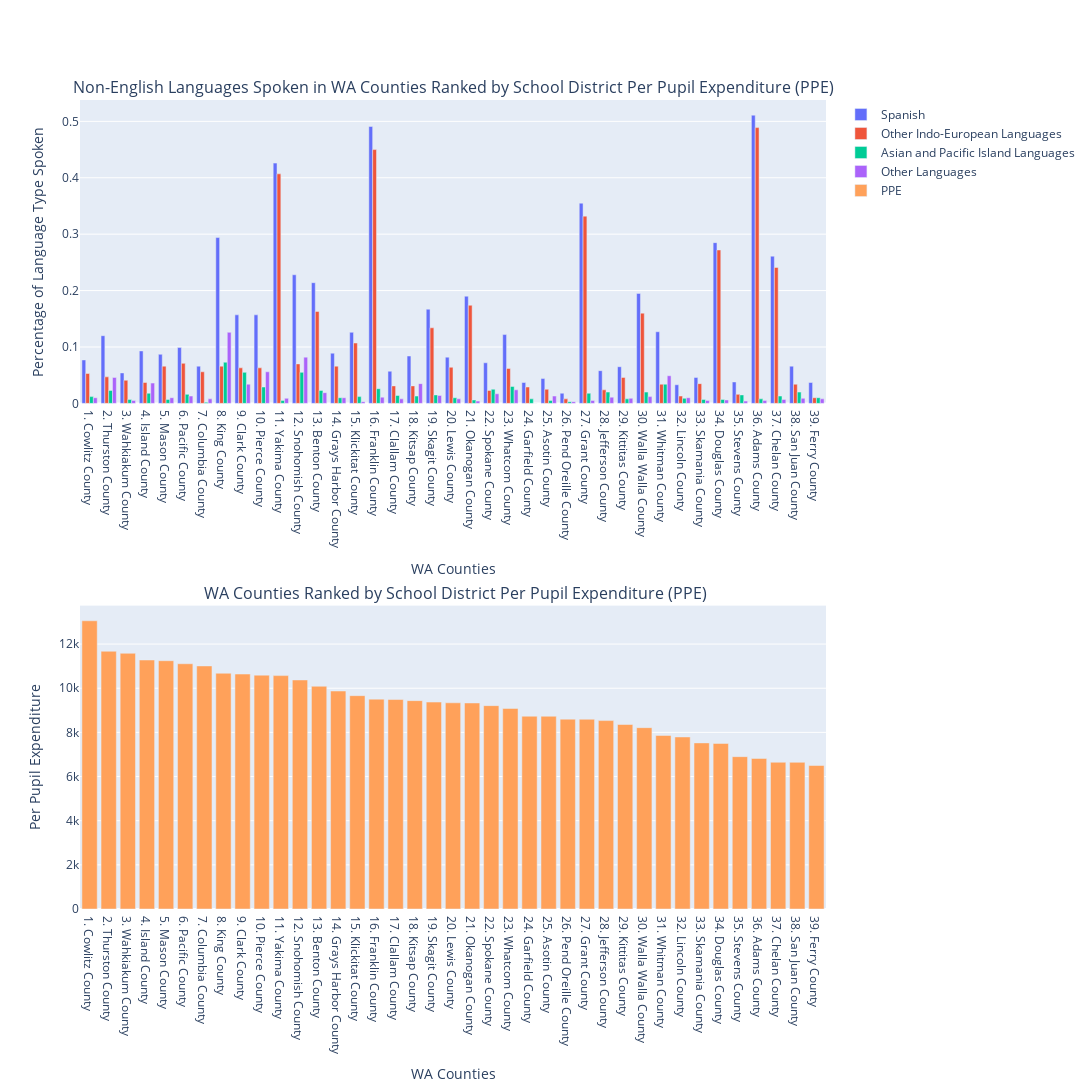

Notebook code for this chart:
### Code cell
ppe_languages = ppe_languages.sort_values(by='ppe', ascending=False)
all_lang_colors = ['#636EFA', '#EF553B', "#00CC96", "#AB63FA", "#FFA15A"]
all_counties = []
for i in range(len(ppe_languages.index)):
    all_counties.append(str(i + 1) + ". " + ppe_languages.index[i])
all_lang_types = ppe_languages.iloc[:, 2:].columns
all_lang_labels = ['Spanish', 'Other Indo-European Languages', 'Asian and Pacific Island Languages', 'Other Languages']
fig = make_subplots(2, 1, subplot_titles=('Non-English Languages Spoken in WA Counties Ranked by School District Per Pupil Expenditure (PPE)',  
                                          ' WA Counties Ranked by School District Per Pupil Expenditure (PPE)'))

for i in range(len(all_lang_labels)):
    fig.add_trace(go.Bar(x=all_counties,
                    y=ppe_languages[all_lang_types[i]],
                    name=all_lang_labels[i],
                    marker_color=all_lang_colors[i]
                    ), row = 1, col = 1)
fig.add_trace(go.Bar(x=all_counties,
                y=ppe_languages['ppe'],
                name='PPE',
                marker_color=all_lang_colors[4]
                ), row = 2, col = 1)
fig.update_layout(autosize=False, width=1300, height=1400)
fig['layout']['xaxis']['title']='WA Counties'
fig['layout']['xaxis2']['title']='WA Counties'
fig['layout']['yaxis']['title']='Percentage of Language Type Spoken'
fig['layout']['yaxis2']['title']='Per Pupil Expenditure'

fig.show()

### Figure 1 — Plotly figure (JSON) as saved in the notebook; plotly's stock layout.template omitted (floating-point values rounded to 4 significant figures)
{"data": [{"marker": {"color": "#636EFA"}, "name": "Spanish", "type": "bar", "x": ["1. Cowlitz County", "2. Thurston County", "3. Wahkiakum County", "4. Island County", "5. Mason County", "6. Pacific County", "7. Columbia County", "8. King County", "9. Clark County", "10. Pierce County", "11. Yakima County", "12. Snohomish County", "13. Benton County", "14. Grays Harbor County", "15. Klickitat County", "16. Franklin County", "17. Clallam County", "18. Kitsap County", "19. Skagit County", "20. Lewis County", "21. Okanogan County", "22. Spokane County", "23. Whatcom County", "24. Garfield County", "25. Asotin County", "26. Pend Oreille County", "27. Grant County", "28. Jefferson County", "29. Kittitas County", "30. Walla Walla County", "31. Whitman County", "32. Lincoln County", "33. Skamania County", "34. Douglas County", "35. Stevens County", "36. Adams County", "37. Chelan County", "38. San Juan County", "39. Ferry County"], "xaxis": "x", "y": [0.077, 0.12, 0.054, 0.093, 0.087, 0.099, 0.066, 0.294, 0.157, 0.157, 0.426, 0.228, 0.214, 0.089, 0.126, 0.491, 0.057, 0.084, 0.167, 0.082, 0.19, 0.072, 0.122, 0.037, 0.044, 0.018, 0.355, 0.058, 0.065, 0.195, 0.127, 0.033, 0.046, 0.285, 0.038, 0.511, 0.261, 0.066, 0.037], "yaxis": "y"}, {"marker": {"color": "#EF553B"}, "name": "Other Indo-European Languages", "type": "bar", "x": ["1. Cowlitz County", "2. Thurston County", "3. Wahkiakum County", "4. Island County", "5. Mason County", "6. Pacific County", "7. Columbia County", "8. King County", "9. Clark County", "10. Pierce County", "11. Yakima County", "12. Snohomish County", "13. Benton County", "14. Grays Harbor County", "15. Klickitat County", "16. Franklin County", "17. Clallam County", "18. Kitsap County", "19. Skagit County", "20. Lewis County", "21. Okanogan County", "22. Spokane County", "23. Whatcom County", "24. Garfield County", "25. Asotin County", "26. Pend Oreille County", "27. Grant County", "28. Jefferson County", "29. Kittitas County", "30. Walla Walla County", "31. Whitman County", "32. Lincoln County", "33. Skamania County", "34. Douglas County", "35. Stevens County", "36. Adams County", "37. Chelan County", "38. San Juan County", "39. Ferry County"], "xaxis": "x", "y": [0.053, 0.047, 0.041, 0.037, 0.066, 0.071, 0.056, 0.066, 0.063, 0.063, 0.407, 0.07, 0.163, 0.066, 0.107, 0.45, 0.031, 0.031, 0.134, 0.064, 0.174, 0.023, 0.062, 0.029, 0.025, 0.008, 0.332, 0.024, 0.046, 0.16, 0.034, 0.013, 0.035, 0.272, 0.016, 0.489, 0.241, 0.034, 0.01], "yaxis": "y"}, {"marker": {"color": "#00CC96"}, "name": "Asian and Pacific Island Languages", "type": "bar", "x": ["1. Cowlitz County", "2. Thurston County", "3. Wahkiakum County", "4. Island County", "5. Mason County", "6. Pacific County", "7. Columbia County", "8. King County", "9. Clark County", "10. Pierce County", "11. Yakima County", "12. Snohomish County", "13. Benton County", "14. Grays Harbor County", "15. Klickitat County", "16. Franklin County", "17. Clallam County", "18. Kitsap County", "19. Skagit County", "20. Lewis County", "21. Okanogan County", "22. Spokane County", "23. Whatcom County", "24. Garfield County", "25. Asotin County", "26. Pend Oreille County", "27. Grant County", "28. Jefferson County", "29. Kittitas County", "30. Walla Walla County", "31. Whitman County", "32. Lincoln County", "33. Skamania County", "34. Douglas County", "35. Stevens County", "36. Adams County", "37. Chelan County", "38. San Juan County", "39. Ferry County"], "xaxis": "x", "y": [0.012, 0.023, 0.007, 0.018, 0.007, 0.016, 0.002, 0.073, 0.055, 0.029, 0.005, 0.055, 0.023, 0.01, 0.012, 0.026, 0.014, 0.013, 0.015, 0.01, 0.006, 0.025, 0.03, 0.008, 0.005, 0.003, 0.018, 0.02, 0.008, 0.02, 0.034, 0.009, 0.007, 0.007, 0.015, 0.008, 0.013, 0.02, 0.01], "yaxis": "y"}, {"marker": {"color": "#AB63FA"}, "name": "Other Languages", "type": "bar", "x": ["1. Cowlitz County", "2. Thurston County", "3. Wahkiakum County", "4. Island County", "5. Mason County", "6. Pacific County", "7. Columbia County", "8. King County", "9. Clark County", "10. Pierce County", "11. Yakima County", "12. Snohomish County", "13. Benton County", "14. Grays Harbor County", "15. Klickitat County", "16. Franklin County", "17. Clallam County", "18. Kitsap County", "19. Skagit County", "20. Lewis County", "21. Okanogan County", "22. Spokane County", "23. Whatcom County", "24. Garfield County", "25. Asotin County", "26. Pend Oreille County", "27. Grant County", "28. Jefferson County", "29. Kittitas County", "30. Walla Walla County", "31. Whitman County", "32. Lincoln County", "33. Skamania County", "34. Douglas County", "35. Stevens County", "36. Adams County", "37. Chelan County", "38. San Juan County", "39. Ferry County"], "xaxis": "x", "y": [0.01, 0.046, 0.005, 0.036, 0.01, 0.013, 0.008, 0.126, 0.034, 0.056, 0.009, 0.082, 0.019, 0.01, 0.003, 0.011, 0.008, 0.035, 0.014, 0.008, 0.004, 0.017, 0.024, 0, 0.013, 0.003, 0.005, 0.011, 0.009, 0.012, 0.049, 0.01, 0.005, 0.006, 0.004, 0.005, 0.007, 0.009, 0.008], "yaxis": "y"}, {"marker": {"color": "#FFA15A"}, "name": "PPE", "type": "bar", "x": ["1. Cowlitz County", "2. Thurston County", "3. Wahkiakum County", "4. Island County", "5. Mason County", "6. Pacific County", "7. Columbia County", "8. King County", "9. Clark County", "10. Pierce County", "11. Yakima County", "12. Snohomish County", "13. Benton County", "14. Grays Harbor County", "15. Klickitat County", "16. Franklin County", "17. Clallam County", "18. Kitsap County", "19. Skagit County", "20. Lewis County", "21. Okanogan County", "22. Spokane County", "23. Whatcom County", "24. Garfield County", "25. Asotin County", "26. Pend Oreille County", "27. Grant County", "28. Jefferson County", "29. Kittitas County", "30. Walla Walla County", "31. Whitman County", "32. Lincoln County", "33. Skamania County", "34. Douglas County", "35. Stevens County", "36. Adams County", "37. Chelan County", "38. San Juan County", "39. Ferry County"], "xaxis": "x2", "y": [13050.0, 11670.0, 11580.0, 11280.0, 11250.0, 11110.0, 11010.0, 10680.0, 10640.0, 10590.0, 10570.0, 10370.0, 10090.0, 9873.0, 9662.0, 9506.0, 9487.0, 9438.0, 9372.0, 9339.0, 9331.0, 9211.0, 9085.0, 8732.0, 8731.0, 8599.0, 8593.0, 8534.0, 8356.0, 8214.0, 7858.0, 7792.0, 7523.0, 7499.0, 6900.0, 6820.0, 6646.0, 6643.0, 6499.0], "yaxis": "y2"}], "layout": {"annotations": [{"font": {"size": 16}, "showarrow": false, "text": "Non-English Languages Spoken in WA Counties Ranked by School District Per Pupil Expenditure (PPE)", "x": 0.5, "xanchor": "center", "xref": "paper", "y": 1, "yanchor": "bottom", "yref": "paper"}, {"font": {"size": 16}, "showarrow": false, "text": " WA Counties Ranked by School District Per Pupil Expenditure (PPE)", "x": 0.5, "xanchor": "center", "xref": "paper", "y": 0.375, "yanchor": "bottom", "yref": "paper"}], "autosize": false, "height": 1400, "width": 1300, "xaxis": {"anchor": "y", "domain": [0, 1], "title": {"text": "WA Counties"}}, "xaxis2": {"anchor": "y2", "domain": [0, 1], "title": {"text": "WA Counties"}}, "yaxis": {"anchor": "x", "domain": [0.625, 1], "title": {"text": "Percentage of Language Type Spoken"}}, "yaxis2": {"anchor": "x2", "domain": [0, 0.375], "title": {"text": "Per Pupil Expenditure"}}}}
